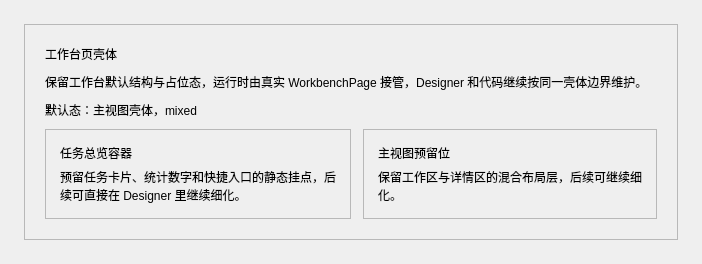
      <widget class="QWidget" name="workbenchPage">
       <layout class="QVBoxLayout" name="workbenchPageLayout">
        <property name="spacing">
         <number>16</number>
        </property>
        <property name="leftMargin">
         <number>24</number>
        </property>
        <property name="topMargin">
         <number>24</number>
        </property>
        <property name="rightMargin">
         <number>24</number>
        </property>
        <property name="bottomMargin">
         <number>24</number>
        </property>
        <item>
         <widget class="QFrame" name="workbenchShellCard">
          <property name="frameShape">
           <enum>QFrame::StyledPanel</enum>
          </property>
          <property name="frameShadow">
           <enum>QFrame::Plain</enum>
          </property>
          <layout class="QVBoxLayout" name="workbenchShellLayout">
           <property name="spacing">
            <number>10</number>
           </property>
           <property name="leftMargin">
            <number>20</number>
           </property>
           <property name="topMargin">
            <number>20</number>
           </property>
           <property name="rightMargin">
            <number>20</number>
           </property>
           <property name="bottomMargin">
            <number>20</number>
           </property>
           <item>
            <widget class="QLabel" name="workbenchShellTitle">
             <property name="text">
              <string>工作台页壳体</string>
             </property>
            </widget>
           </item>
           <item>
            <widget class="QLabel" name="workbenchShellHint">
             <property name="text">
              <string>保留工作台默认结构与占位态，运行时由真实 WorkbenchPage 接管，Designer 和代码继续按同一壳体边界维护。</string>
             </property>
             <property name="wordWrap">
              <bool>true</bool>
             </property>
            </widget>
           </item>
           <item>
            <widget class="QLabel" name="workbenchShellState">
             <property name="text">
              <string>默认态：主视图壳体，mixed</string>
             </property>
            </widget>
           </item>
           <item>
            <widget class="QFrame" name="workbenchShellDock">
             <layout class="QHBoxLayout" name="workbenchShellDockLayout">
              <property name="spacing">
               <number>12</number>
              </property>
              <property name="leftMargin">
               <number>0</number>
              </property>
              <property name="topMargin">
               <number>0</number>
              </property>
              <property name="rightMargin">
               <number>0</number>
              </property>
              <property name="bottomMargin">
               <number>0</number>
              </property>
              <item>
               <widget class="QFrame" name="workbenchShellSummaryCard">
                <property name="frameShape">
                 <enum>QFrame::StyledPanel</enum>
                </property>
                <property name="frameShadow">
                 <enum>QFrame::Plain</enum>
                </property>
                <layout class="QVBoxLayout" name="workbenchShellSummaryLayout">
                 <property name="spacing">
                  <number>6</number>
                 </property>
                 <property name="leftMargin">
                  <number>14</number>
                 </property>
                 <property name="topMargin">
                  <number>14</number>
                 </property>
                 <property name="rightMargin">
                  <number>14</number>
                 </property>
                 <property name="bottomMargin">
                  <number>14</number>
                 </property>
                 <item>
                  <widget class="QLabel" name="workbenchShellSummaryTitle">
                   <property name="text">
                    <string>任务总览容器</string>
                   </property>
                  </widget>
                 </item>
                 <item>
                  <widget class="QLabel" name="workbenchShellSummaryHint">
                   <property name="text">
                    <string>预留任务卡片、统计数字和快捷入口的静态挂点，后续可直接在 Designer 里继续细化。</string>
                   </property>
                   <property name="wordWrap">
                    <bool>true</bool>
                   </property>
                  </widget>
                 </item>
                </layout>
               </widget>
              </item>
              <item>
               <widget class="QFrame" name="workbenchShellDetailCard">
                <property name="frameShape">
                 <enum>QFrame::StyledPanel</enum>
                </property>
                <property name="frameShadow">
                 <enum>QFrame::Plain</enum>
                </property>
                <layout class="QVBoxLayout" name="workbenchShellDetailLayout">
                 <property name="spacing">
                  <number>6</number>
                 </property>
                 <property name="leftMargin">
                  <number>14</number>
                 </property>
                 <property name="topMargin">
                  <number>14</number>
                 </property>
                 <property name="rightMargin">
                  <number>14</number>
                 </property>
                 <property name="bottomMargin">
                  <number>14</number>
                 </property>
                 <item>
                  <widget class="QLabel" name="workbenchShellDetailTitle">
                   <property name="text">
                    <string>主视图预留位</string>
                   </property>
                  </widget>
                 </item>
                 <item>
                  <widget class="QLabel" name="workbenchShellDetailHint">
                   <property name="text">
                    <string>保留工作区与详情区的混合布局层，后续可继续细化。</string>
                   </property>
                   <property name="wordWrap">
                    <bool>true</bool>
                   </property>
                  </widget>
                 </item>
                </layout>
               </widget>
              </item>
             </layout>
            </widget>
           </item>
          </layout>
         </widget>
        </item>
       </layout>
      </widget>
